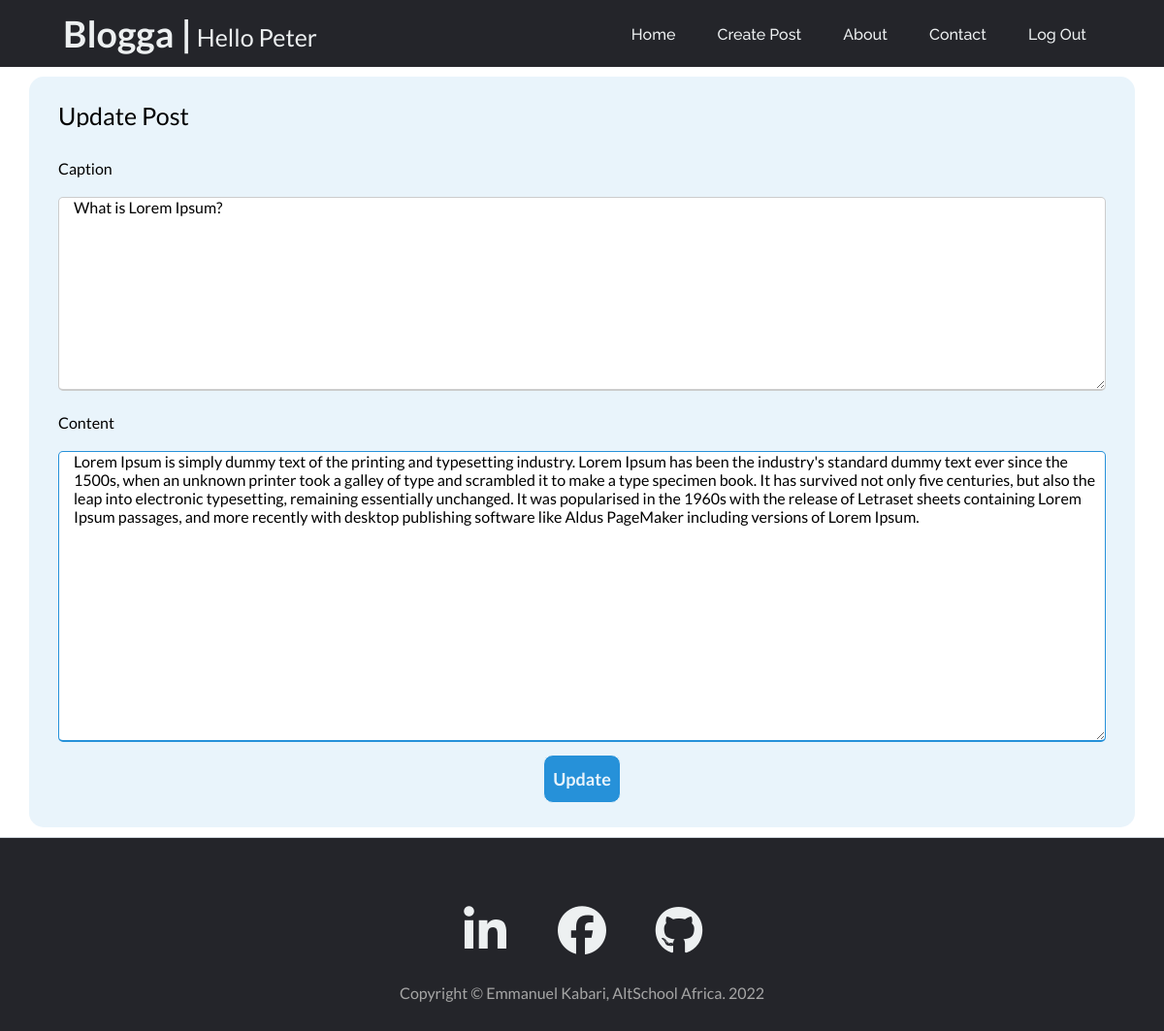
Screenshot of /blogposts/post/edit_post/1/ (signed in) with the database file from the repository.
### app.py (models this page shows, shortened)
class User(db.Model, UserMixin):
    __tablename__ = 'users'
    id = db.Column(db.Integer(), primary_key=True)
    firstname = db.Column(db.String(), nullable=False, unique=False)
    lastname = db.Column(db.String(), nullable=False, unique=False)
    username = db.Column(db.String(50), nullable=False, unique=True)
    email = db.Column(db.String(60), nullable=False, unique=True)
    password_hash = db.Column(db.Text(), nullable=False)
    posts = db.relationship('BlogPost', backref='owner')

class BlogPost(db.Model):
    __tablename__ = 'blog_post'
    id = db.Column(db.Integer(), primary_key=True)
    caption = db.Column(db.String(), nullable=False)
    content = db.Column(db.String(), nullable=False)
    owner_id = db.Column(db.Integer(), db.ForeignKey(
        'users.id'), nullable=False)
    date_created = db.Column(db.DateTime(), default=datetime.utcnow)

### app.py (the view, shortened to what this page needs)
@app.route('/blogposts/post/edit_post/<int:id>/', methods=['GET', 'POST'])
@login_required
def edit_post(id):
    post_to_edit = BlogPost.query.get_or_404(id)
    if current_user.id == post_to_edit.owner_id:
        post_to_edit.caption = post_to_edit.caption
        post_to_edit.content = post_to_edit.content
        return render_template('edit_post.html', post=post_to_edit)
    else:
        flash("You do not have the previledge to edit this post")
        post = BlogPost.query.get_or_404(id)
        return render_template('post.html', post=post)

### app.py (called while the page is built)
@login_manager.user_loader
def user_loader(id):
    return User.query.get(int(id))

### templates/edit_post.html (shortened to what this page needs)
{% extends 'base.html' %}
{% block content %}
<section class="message-section">
    <div class="message-container">
        <div class="message-title">Update Post</div>
        <form action="{{ url_for('edit_post', id=post.id) }}" method="POST">
            <div class="message-data">
                <div class="title-box">
                    <span class="message-details">Caption</span>
                    <textarea class="input-control" name="caption" id="caption" placeholder="Create a Caption"
                        required>{{post.caption}}</textarea>
                </div>
                <div class=" message-box">
                    <span class="message-details">Content</span>
                    <textarea class="input-control" name="content" id="content" placeholder="Enter your Message"
                        required>{{post.content}}</textarea>
                </div>
            </div>
            <div class="button">
                <input class="message-btn" type="submit" value="Update">
            </div>
        </form>
    </div>
</section>
{% endblock %}

### templates/base.html (shortened to what this page needs)
<!DOCTYPE html>
<html lang="en">
<head>
    <link rel="stylesheet" href="{{url_for('static', filename='css/style.css')}}">
</head>
<body>
    <header>
        {% if current_user.is_authenticated %}
            <a class="logo" href="{{url_for('home')}}">
                <h2>Blogga &#124;</h2>
                <p>Hello {{current_user.username}}</p>
            </a>
        {% else %}
            <a class="logo" href="{{url_for('home')}}">
                <h2>Blogga &#124;</h2>
            </a>
        {% endif %}
        <nav>
            <ul class="nav_links">
                {% if current_user.is_authenticated %}
                <li><a href="{{ url_for('home') }}">Home</a></li>
                <li><a href="{{ url_for('create_post') }}">Create Post</a></li>
                <li><a href="{{ url_for('about') }}">About</a></li>
                <li><a href="{{ url_for('contact') }}">Contact</a></li>
                <li><a href="{{ url_for('logout') }}">Log Out</a></li>
                {% else %}
                <li><a href="{{ url_for('home') }}">Home</a></li>
                <li><a href="{{ url_for('about') }}">About</a></li>
                <li><a href="{{ url_for('contact') }}">Contact</a></li>
                <li><a href="{{ url_for('register') }}">Sign Up</a></li>
                <li><a href="{{ url_for('login') }}">Login</a></li>
                {% endif %}
            </ul>
        </nav>
    </header>
    <main>
        {% block content %}
        {% endblock %}
    </main>
    <footer class="footer-border-top">
        <div class="footer-container">
            <div class="row footer-row">
                <div class="col-md-10 col-lg-8 col-xl-7">
                    <ul class="footer-list-inline">
                        <li class="footer-list-inline-item">
                            <a href="https://www.linkedin.com/in/kabari-emmanuel/" target="_blank">
                                <span class="fa-stack fa-lg">
                                    <i class="fab fa-linkedin-in"></i>
                                </span>
                            </a>
                        </li>
                        <li class="footer-list-inline-item">
                            <a href="https://www.facebook.com/emmanuel.kabari.56/" target="_blank">
                                <span class="fa-stack fa-lg">
                                    <i class="fab fa-facebook"></i>
                                </span>
                            </a>
                        </li>
                        <li class="footer-list-inline-item">
                            <a href="https://github.com/Kabari" target="_blank">
                                <span class="fa-stack fa-lg">
                                    <i class="fab fa-github"></i>
                                </span>
                            </a>
                        </li>
                    </ul>
                    <div class="small">Copyright &copy; Emmanuel Kabari, AltSchool Africa. 2022</div>
                </div>
            </div>
        </div>
    </footer>
</body>
</html>

### static/css/style.css (style rules this page uses)
* { margin: 0; padding: 0; box-sizing: border-box; font-family: 'Lato'; }
li, a { font-family: 'Raleway', sans-serif; font-weight: 500; font-size: 16px; color: #edf0f1; text-decoration: none; }
header { display: flex; justify-content: space-between; align-items: center; padding: 5px 5%; background-color: #24252A; }
.logo { display: flex; padding: 7px 5px; text-align: center; font-size: 25px; cursor: pointer; }
.logo p { display: flex; width: 250px; padding: 7px 5px 0px 5px; align-items: center; }
.nav_links { list-style: none; }
.nav_links li { display: inline-block; padding: 0px 20px; }
.nav_links li a { transition: all 0.3s ease; }
input[type="submit"] { width: 100%; height: 50px; border: 1px solid; background: #2691d9; border-radius: 5px; font-size: 18px; color: #e9f4fb; font-weight: 700; cursor: pointer; outline: none; }
.row { display: flex; margin-bottom: 10px; flex-wrap: wrap; }
.message-section { display: flex; justify-content: center; align-items: center; padding: 10px; font-family: 'Raleway', sans-serif; }
.message-container { max-width: 1140px; width: 100%; background: #e9f4fb; padding: 25px 30px; border-radius: 15px; }
.message-container .message-title { font-size: 25px; font-weight: 500; position: relative; margin: 0px 0px 30px; }
.message-container .message-title::before { content: ''; position: absolute; left: 0; bottom: 0; height: 3px; width: 30px; background: #e9f4fb; }
form .message-data .message-box { margin-bottom: 10px; width: 100%; }
form .message-data .message-box :focus, form .message-data .message-box :valid { border-color: #2691d9; transition: .5s ease-in-out; }
.message-data .message-box .message-details, .message-data .title-box .message-details { display: block; font-weight: 500; margin: 20px 0px 20px 0px; }
.message-data .title-box .input-control { height: 200px; width: 100%; outline: none; border-radius: 5px; border: 1px solid #ccc; padding-left: 15px; font-size: 16px; border-bottom-width: 2px; transition: .5s ease-in-out; }
.message-data .message-box .input-control { height: 300px; width: 100%; outline: none; border-radius: 5px; border: 1px solid #ccc; padding-left: 15px; font-size: 16px; border-bottom-width: 2px; transition: .5s ease-in-out; }
input[class="message-btn"] { width: 20%; height: 50px; border: 1px solid; background: #2691d9; border-radius: 10px; font-size: 18px; color: #e9f4fb; font-weight: 700; cursor: pointer; outline: none; }
.button { margin: auto; width: 400px; display: flex; justify-content: center; }
.row { display: flex; flex-wrap: wrap; }
.footer-border-top { border-top: 1px solid #ced4da; margin: auto; width: 100%; height: 200px; background: #24252A; }
.footer-row { justify-content: center; }
.footer-container { margin: 50px auto; }
.footer-list-inline { display: flex; justify-content: center; }
.footer-list-inline-item { display: flex; width: 70px; height: 80px; justify-content: center; align-items: center; list-style: none; margin: auto 15px; font-size: 50px; text-align: center; }
.small { margin: 20px auto; text-align: center; color: #a6a6a6; }
i { font-size: 50px; }

### rows the page displays
User: username "Peter"
BlogPost: caption "What is Lorem Ipsum?", content "Lorem Ipsum is simply dummy text of the printing and typesetting industry. Lorem Ipsum has been the industry's standard dummy text ever since the 1500s, when an unknown printer took a galley of type and scrambled it to make a type specimen book. It has survived not only five centuries, but also the leap into electronic typesetting, remaining essentially unchanged. It was popularised in the 1960s with the release of Letraset sheets containing Lorem Ipsum passages, and more recently with desktop publishing software like Aldus PageMaker including versions of Lorem Ipsum."
